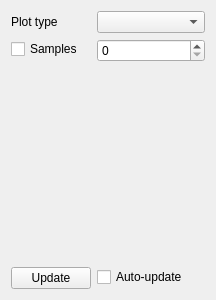
<?xml version="1.0" encoding="UTF-8"?>
<ui version="4.0">
 <class>Form</class>
 <widget class="QWidget" name="Form">
  <property name="geometry">
   <rect>
    <x>0</x>
    <y>0</y>
    <width>216</width>
    <height>300</height>
   </rect>
  </property>
  <property name="windowTitle">
   <string>Form</string>
  </property>
  <layout class="QFormLayout" name="formLayout_2">
   <item row="1" column="0">
    <widget class="QLabel" name="PlotTypeLabel">
     <property name="text">
      <string>Plot type</string>
     </property>
    </widget>
   </item>
   <item row="1" column="1">
    <widget class="QComboBox" name="PlotTypeSelector"/>
   </item>
   <item row="2" column="0">
    <widget class="QCheckBox" name="NumSamplesCheckBox">
     <property name="text">
      <string>Samples</string>
     </property>
    </widget>
   </item>
   <item row="2" column="1">
    <widget class="QSpinBox" name="NumSamplesSpinBox"/>
   </item>
   <item row="3" column="0">
    <spacer name="verticalSpacer">
     <property name="orientation">
      <enum>Qt::Vertical</enum>
     </property>
     <property name="sizeHint" stdset="0">
      <size>
       <width>20</width>
       <height>40</height>
      </size>
     </property>
    </spacer>
   </item>
   <item row="4" column="0">
    <widget class="QPushButton" name="UpdateButton">
     <property name="text">
      <string>Update</string>
     </property>
    </widget>
   </item>
   <item row="4" column="1">
    <widget class="QCheckBox" name="checkBox">
     <property name="text">
      <string>Auto-update</string>
     </property>
     <property name="iconSize">
      <size>
       <width>14</width>
       <height>14</height>
      </size>
     </property>
    </widget>
   </item>
  </layout>
 </widget>
 <resources/>
 <connections/>
</ui>
